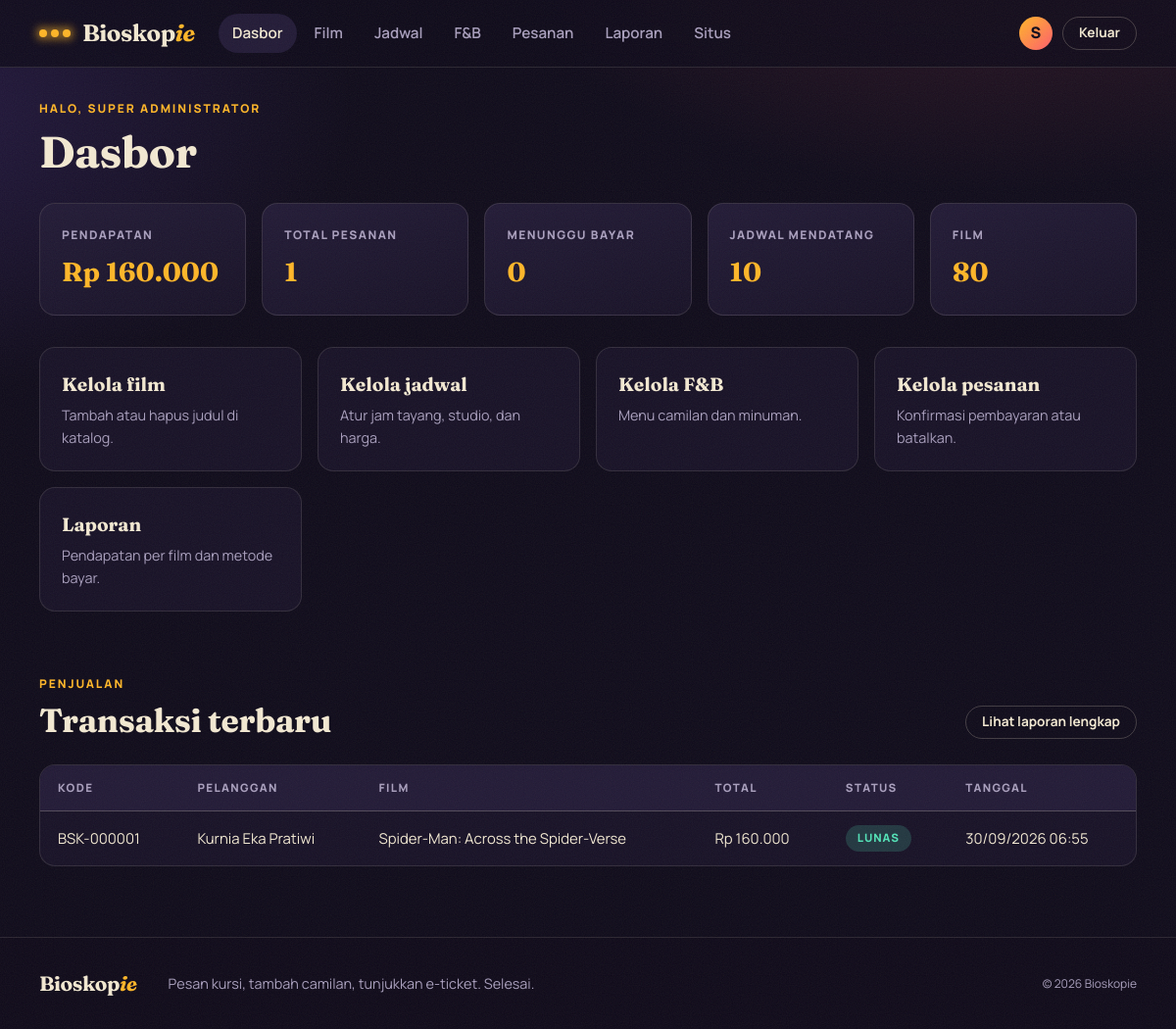
Page /admin/dashboard.php (signed in) on the committed database.
### tables this page shows
CREATE TABLE `bookings` (
  `id` int(11) NOT NULL,
  `user_id` int(11) NOT NULL,
  `schedule_id` int(11) NOT NULL,
  `booking_date` timestamp NOT NULL DEFAULT current_timestamp(),
  `total_ticket_price` decimal(10,2) NOT NULL,
  `total_fnv_price` decimal(10,2) DEFAULT 0.00,
  `grand_total` decimal(10,2) NOT NULL,
  `payment_status` enum('pending','paid','cancelled') DEFAULT 'pending',
  `payment_method` varchar(50) DEFAULT NULL
);

CREATE TABLE `users` (
  `id` int(11) NOT NULL,
  `name` varchar(100) NOT NULL,
  `email` varchar(100) NOT NULL,
  `password` varchar(255) NOT NULL,
  `role` enum('admin','staff','client') DEFAULT 'client',
  `created_at` timestamp NOT NULL DEFAULT current_timestamp()
);

CREATE TABLE `movies` (
  `id` int(11) NOT NULL,
  `title` varchar(150) NOT NULL,
  `genre` varchar(100) NOT NULL,
  `duration` int(11) NOT NULL,
  `synopsis` text NOT NULL,
  `poster` varchar(255) NOT NULL,
  `release_date` date NOT NULL
);

### includes/helpers.php (called while the page is built, shortened)
<?php
function e(mixed $value): string
{
    return htmlspecialchars((string) $value, ENT_QUOTES | ENT_SUBSTITUTE, 'UTF-8');
}
function url(string $path = ''): string
{
    return BASE_URL . '/' . ltrim($path, '/');
}
function rupiah(float|int|string $amount): string
{
    return 'Rp ' . number_format((float) $amount, 0, ',', '.');
}

### admin/dashboard.php (the view, shortened to what this page needs)
<?php
require __DIR__ . '/../includes/bootstrap.php';
$stats = $pdo->query('
    SELECT
        (SELECT COUNT(*) FROM movies) AS movies,
        (SELECT COUNT(*) FROM schedules WHERE show_date >= CURDATE()) AS schedules,
        (SELECT COUNT(*) FROM bookings) AS bookings,
        (SELECT COALESCE(SUM(grand_total), 0) FROM bookings WHERE payment_status = \'paid\') AS revenue,
        (SELECT COUNT(*) FROM bookings WHERE payment_status = \'pending\') AS pending
')->fetch();
$recentSales = $pdo->query('
    SELECT b.id, b.booking_date, b.grand_total, b.payment_status, u.name AS user_name, m.title
    FROM bookings b
    JOIN users u ON b.user_id = u.id
    JOIN schedules s ON b.schedule_id = s.id
    JOIN movies m ON s.movie_id = m.id
    ORDER BY b.booking_date DESC
    LIMIT 8
')->fetchAll();
$shortcuts = [
    ['admin/manage-movies.php', 'Kelola film', 'Tambah atau hapus judul di katalog.'],
    ['admin/manage-schedules.php', 'Kelola jadwal', 'Atur jam tayang, studio, dan harga.'],
    ['admin/manage-products.php', 'Kelola F&B', 'Menu camilan dan minuman.'],
    ['admin/manage-bookings.php', 'Kelola pesanan', 'Konfirmasi pembayaran atau batalkan.'],
    ['admin/reports.php', 'Laporan', 'Pendapatan per film dan metode bayar.'],
];
?>
<header class="page-head">
    <p class="eyebrow">Halo, <?= e($_SESSION['user_name']) ?></p>
    <h1>Dasbor</h1>
</header>
<div class="stats-grid">
    <div class="stat-card"><span>Pendapatan</span><strong><?= e(rupiah($stats['revenue'])) ?></strong></div>
    <div class="stat-card"><span>Total pesanan</span><strong><?= (int) $stats['bookings'] ?></strong></div>
    <div class="stat-card"><span>Menunggu bayar</span><strong><?= (int) $stats['pending'] ?></strong></div>
    <div class="stat-card"><span>Jadwal mendatang</span><strong><?= (int) $stats['schedules'] ?></strong></div>
    <div class="stat-card"><span>Film</span><strong><?= (int) $stats['movies'] ?></strong></div>
</div>
<div class="shortcut-grid">
    <?php foreach ($shortcuts as [$path, $title, $text]): ?>
        <a class="shortcut" href="<?= e(url($path)) ?>">
            <strong><?= e($title) ?></strong>
            <span><?= e($text) ?></span>
        </a>
    <?php endforeach; ?>
</div>
<section class="section">
    <div class="section-head">
        <div>
            <p class="eyebrow">Penjualan</p>
            <h2>Transaksi terbaru</h2>
        </div>
        <a class="btn btn-ghost btn-small" href="<?= e(url('admin/reports.php')) ?>">Lihat laporan lengkap</a>
    </div>
    <?php if ($recentSales): ?>
        <div class="table-wrap">
            <table class="table">
                <thead><tr><th>Kode</th><th>Pelanggan</th><th>Film</th><th>Total</th><th>Status</th><th>Tanggal</th></tr></thead>
                <tbody>
                    <?php foreach ($recentSales as $sale): ?>
                        <tr>
                            <td>BSK-<?= e(str_pad((string) $sale['id'], 6, '0', STR_PAD_LEFT)) ?></td>
                            <td><?= e($sale['user_name']) ?></td>
                            <td><?= e($sale['title']) ?></td>
                            <td><?= e(rupiah($sale['grand_total'])) ?></td>
                            <td><span class="status-badge status-<?= e($sale['payment_status']) ?>"><?= e(PAYMENT_STATUSES[$sale['payment_status']] ?? $sale['payment_status']) ?></span></td>
                            <td><?= e(date('d/m/Y H:i', strtotime($sale['booking_date']))) ?></td>
                        </tr>
                    <?php endforeach; ?>
                </tbody>
            </table>
        </div>
    <?php else: ?>
        <p class="empty-inline">Belum ada transaksi.</p>
    <?php endif; ?>
</section>

### assets/css/style.css (style rules this page uses)
:root { --ink: #0f0b1a; --ink-2: #171126; --ink-3: #221a36; --ink-4: #2e2448; --line: rgba(243, 233, 210, 0.12); --line-strong: rgba(243, 233, 210, 0.22); --paper: #f3e9d2; --muted: #a99fbd; --amber: #ffb627; --amber-deep: #e89a00; --coral: #ff5d6c; --mint: #52e3b7; --radius: 16px; --radius-sm: 10px; --font-display: 'Fraunces', Georgia, 'Times New Roman', serif; --font-body: 'Manrope', system-ui, -apple-system, 'Segoe UI', Roboto, sans-serif; --shadow: 0 24px 60px -24px rgba(0, 0, 0, 0.8); }
*, *::before, *::after { box-sizing: border-box; }
html { scroll-behavior: smooth; }
body { margin: 0; min-height: 100vh; display: flex; flex-direction: column; font-family: var(--font-body); font-size: 16px; line-height: 1.6; color: var(--paper); background: radial-gradient(900px 500px at 85% -10%, rgba(255, 93, 108, 0.16), transparent 60%), radial-gradient(800px 500px at -10% 10%, rgba(139, 92, 246, 0.18), transparent 60%), var(--ink); background-attachment: fixed; -webkit-font-smoothing: antialiased; }
body::before { content: ''; position: fixed; inset: 0; z-index: 100; pointer-events: none; opacity: 0.07; }
h1, h2, h3, h4 { font-family: var(--font-display); font-weight: 700; line-height: 1.1; letter-spacing: -0.01em; margin: 0; }
h1 { font-size: clamp(2.1rem, 5vw, 3.4rem); }
h2 { font-size: clamp(1.5rem, 3vw, 2.1rem); }
p { margin: 0; }
a { color: inherit; text-decoration: none; }
.eyebrow { font-size: 0.75rem; font-weight: 800; letter-spacing: 0.16em; text-transform: uppercase; color: var(--amber); margin-bottom: 10px; }
.btn { display: inline-flex; align-items: center; justify-content: center; gap: 8px; padding: 12px 22px; border: 1px solid transparent; border-radius: 999px; font: 700 0.95rem/1 var(--font-body); cursor: pointer; transition: transform 0.15s, box-shadow 0.2s, background 0.2s, border-color 0.2s; }
.btn-ghost { background: transparent; color: var(--paper); border-color: var(--line-strong); }
.btn-small { padding: 9px 16px; font-size: 0.85rem; }
.section { margin-top: 64px; }
.section-head { display: flex; align-items: flex-end; justify-content: space-between; gap: 16px; margin-bottom: 26px; }
.page-head { margin-bottom: 28px; }
.page-head h1 { font-size: clamp(1.9rem, 4vw, 2.8rem); }
.status-badge { display: inline-block; padding: 4px 12px; border-radius: 999px; font-size: 0.72rem; font-weight: 800; letter-spacing: 0.08em; text-transform: uppercase; }
.status-paid { background: rgba(82, 227, 183, 0.18); color: #0d8f68; }
.table-wrap { overflow-x: auto; border: 1px solid var(--line); border-radius: var(--radius); background: var(--ink-2); }
.table { width: 100%; border-collapse: collapse; font-size: 0.93rem; }
.table th, .table td { padding: 14px 18px; text-align: left; border-bottom: 1px solid var(--line); vertical-align: middle; }
.table th { font-size: 0.72rem; font-weight: 800; letter-spacing: 0.12em; text-transform: uppercase; color: var(--muted); background: var(--ink-3); }
.table tbody tr:last-child td { border-bottom: 0; }
.table .status-paid { color: var(--mint); }
.stats-grid { display: grid; grid-template-columns: repeat(auto-fit, minmax(190px, 1fr)); gap: 16px; margin-bottom: 32px; }
.stat-card { display: flex; flex-direction: column; gap: 6px; padding: 22px; border: 1px solid var(--line); border-radius: var(--radius); background: linear-gradient(160deg, var(--ink-3), var(--ink-2)); }
.stat-card span { font-size: 0.75rem; font-weight: 800; letter-spacing: 0.12em; text-transform: uppercase; color: var(--muted); }
.stat-card strong { font-family: var(--font-display); font-size: 1.7rem; color: var(--amber); }
.shortcut-grid { display: grid; grid-template-columns: repeat(auto-fit, minmax(240px, 1fr)); gap: 16px; }
.shortcut { display: flex; flex-direction: column; gap: 4px; padding: 22px; border: 1px solid var(--line); border-radius: var(--radius); background: var(--ink-2); transition: transform 0.2s, border-color 0.2s; }
.shortcut strong { font-family: var(--font-display); font-size: 1.2rem; }
.shortcut span { color: var(--muted); font-size: 0.9rem; }
::placeholder { color: rgba(169, 159, 189, 0.6); }

### rows in the picture
bookings: id "000001", user.name "Kurnia Eka Pratiwi", movies.title "Spider-Man: Across the Spider-Verse", grand_total "Rp 160.000", payment_status "LUNAS", booking_date "30/09/2026 06:55"

### other values in the picture
$label "Dasbor Film Jadwal F&B Pesanan Laporan"
mb_substr((string) $_SESSION['user_name'], 0, 1) "S"
$_SESSION['user_name'] "SUPER ADMINISTRATOR"
rupiah($stats['revenue']) "Rp 160.000"
$stats['bookings'] "1"
$stats['pending'] "0"
$stats['schedules'] "10"
$stats['movies'] "80"
$title "Kelola film"
$text "Tambah atau hapus judul di katalog."
$title "Kelola jadwal"
$text "Atur jam tayang, studio, dan harga."
$title "Kelola F&B"
$text "Menu camilan dan minuman."
$title "Kelola pesanan"
